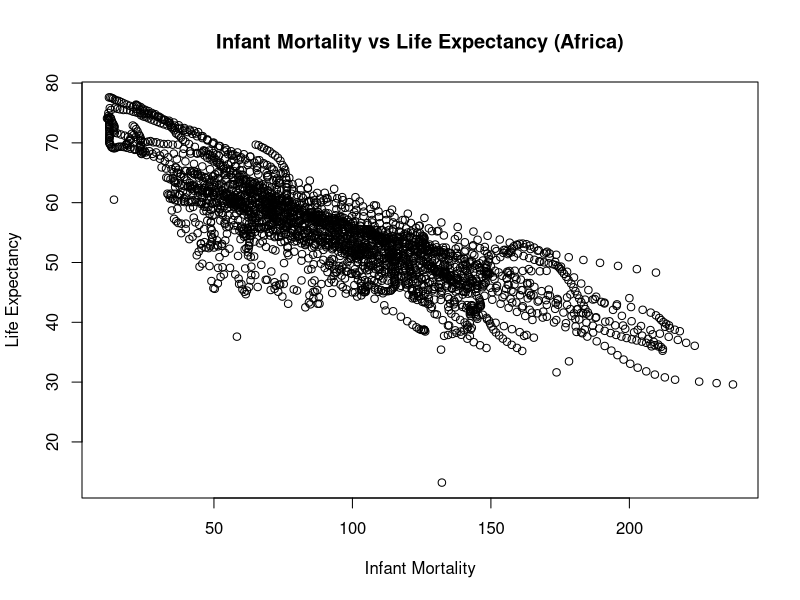
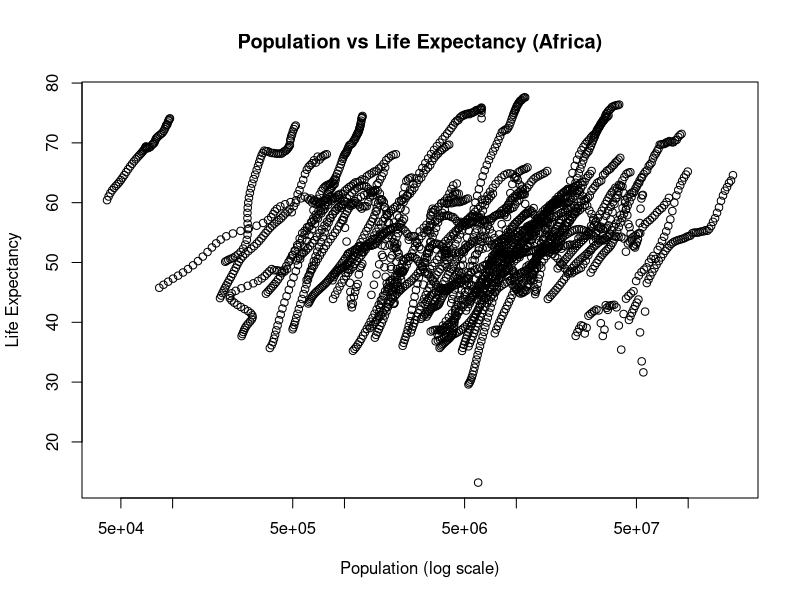
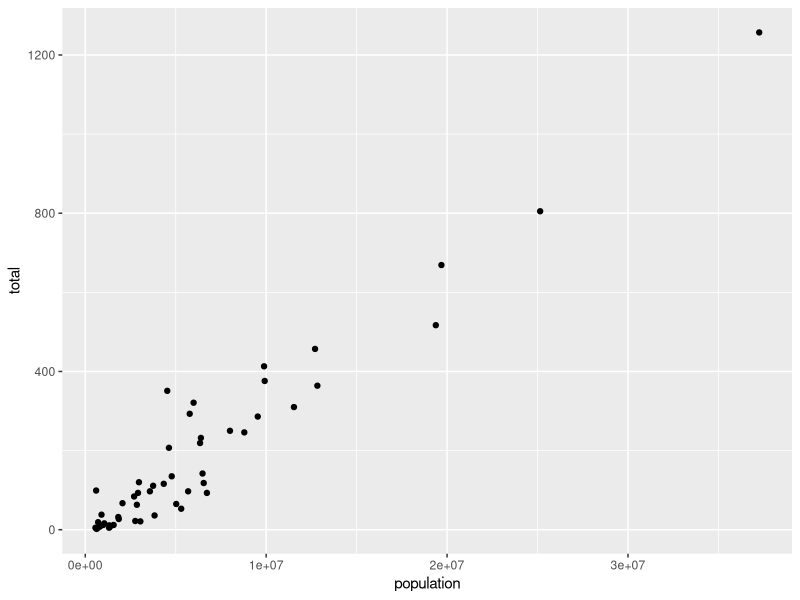
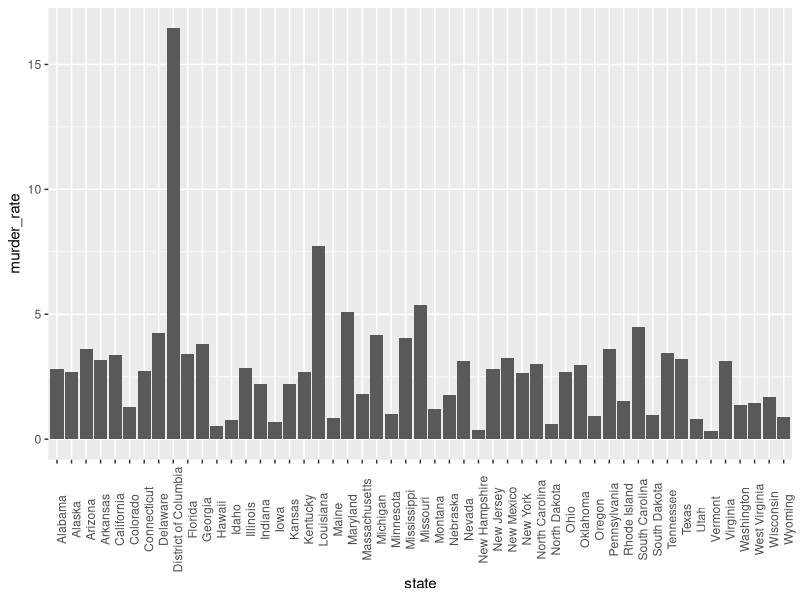

R code for these plots, in order:
## ---- chunk 1
# install dslabs package (run once in the console if not already installed)
# install.packages("dslabs")

# load required packages
# tidyverse added for later steps with data processing
library("dslabs")
library("tidyverse")
## ---- chunk 2
# only run the next command interactively, not in a script
# help(gapminder)

# get an overview of data structure
str(gapminder)
## ---- chunk 3
# get a summary of data
summary(gapminder)
## ---- chunk 4
# determine the type of object gapminder is
class(gapminder)
## ---- chunk 5
# subset gapminder data to rows where continent is "Africa"
africadata <- gapminder[gapminder$continent == "Africa", ]

# inspect structure (should show 2907 observations; troubleshoot if not)
str(africadata)

# check summary statistics 
summary(africadata)
## ---- chunk 6
# keep only infant_mortality and life_expectancy
africa_infant_mortality <- africadata[, c("infant_mortality", "life_expectancy")]

# keep only population and life_expectancy
africa_population <- africadata[, c("population", "life_expectancy")]

# inspect structure + summaries
str(africa_infant_mortality)
summary(africa_infant_mortality)

str(africa_population)
summary(africa_population)
## ---- chunk 7
# life expectancy vs infant mortality (points)
plot(
  x = africa_infant_mortality$infant_mortality,
  y = africa_infant_mortality$life_expectancy,
  xlab = "Infant Mortality",
  ylab = "Life Expectancy",
  main = "Infant Mortality vs Life Expectancy (Africa)"
)
## ---- chunk 8
# life expectancy vs population (points) with log-scaled x-axis
plot(
  x = africa_population$population,
  y = africa_population$life_expectancy,
  xlab = "Population (log scale)",
  ylab = "Life Expectancy",
  main = "Population vs Life Expectancy (Africa)",
  log = "x"
)
## ---- chunk 9
# count missing infant_mortality values for each year
tapply(africadata$infant_mortality, africadata$year, function(x) sum(is.na(x)))
# subset to year 2000
africa_2000 <- africadata[africadata$year == 2000, ]
str(africa_2000)
summary(africa_2000)
## ---- chunk 10
fit1 <- lm(life_expectancy ~ infant_mortality, data = africa_2000)
summary(fit1)

fit2 <- lm(life_expectancy ~ population, data = africa_2000)
summary(fit2)
## ---- chunk 11
#Need dplyr to pipe data 
library(dplyr)
library(tidyverse)
library(dslabs)

#New dslabs data set - murders (I like true crime)
#overview of structure
str(murders)

#summary of dataset 
summary(murders)

## ---- chunk 12
#create new column total/population * 100000 to get number of murders per 100,000 people for each state (how it's typically expressed)
murders <- murders %>% mutate(murder_rate = (total/population)*100000)

#check new structure 
str(murders)
## ---- chunk 13
#Question 1 - what is the relationship between population and number of murders? hypothesis - more people = more murder
#Plot population (x) vs total (y)
ggplot(murders, (aes(x = population, y = total))) +
  geom_point()

#Fit with total as outcome and population as predictor
total_vs_pop <- lm(total ~ population, data = murders)

#See the fit
summary(total_vs_pop)
## ---- chunk 14
#Question 2 - which state has the most murders per 100,000 people? hypothesis - new york 
#Figure showing the number of murders per 100,000 people for each state
ggplot(murders, aes(x = state, y = murder_rate)) +
  geom_col() + theme(axis.text.x = element_text(angle = 90))

#What is murder rate for DC? (Alphabetically row number 9)
slice(murders, 9)
